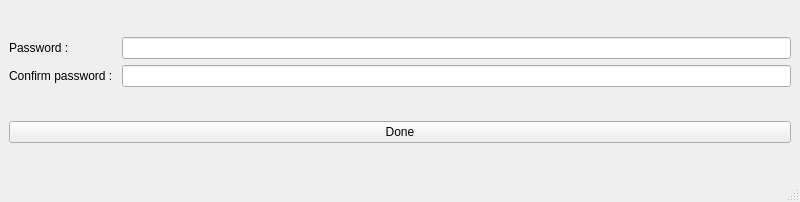
<?xml version="1.0" encoding="UTF-8"?>
<ui version="4.0">
 <class>RecoveryPass</class>
 <widget class="QMainWindow" name="RecoveryPass">
  <property name="geometry">
   <rect>
    <x>0</x>
    <y>0</y>
    <width>800</width>
    <height>202</height>
   </rect>
  </property>
  <property name="windowTitle">
   <string>MainWindow</string>
  </property>
  <widget class="QWidget" name="centralwidget">
   <layout class="QVBoxLayout" name="verticalLayout">
    <item>
     <layout class="QGridLayout" name="gridLayout">
      <item row="0" column="0">
       <widget class="QLabel" name="label_pass">
        <property name="text">
         <string>Password :</string>
        </property>
       </widget>
      </item>
      <item row="0" column="1">
       <widget class="QLineEdit" name="lineEdit_pass">
        <property name="echoMode">
         <enum>QLineEdit::Password</enum>
        </property>
       </widget>
      </item>
      <item row="1" column="0">
       <widget class="QLabel" name="label_confpass">
        <property name="text">
         <string>Confirm password : </string>
        </property>
       </widget>
      </item>
      <item row="1" column="1">
       <widget class="QLineEdit" name="lineEdit_confpass">
        <property name="echoMode">
         <enum>QLineEdit::Password</enum>
        </property>
       </widget>
      </item>
     </layout>
    </item>
    <item>
     <widget class="QPushButton" name="pushButton_done">
      <property name="text">
       <string>Done</string>
      </property>
     </widget>
    </item>
   </layout>
  </widget>
  <widget class="QStatusBar" name="statusbar"/>
 </widget>
 <resources/>
 <connections/>
</ui>
